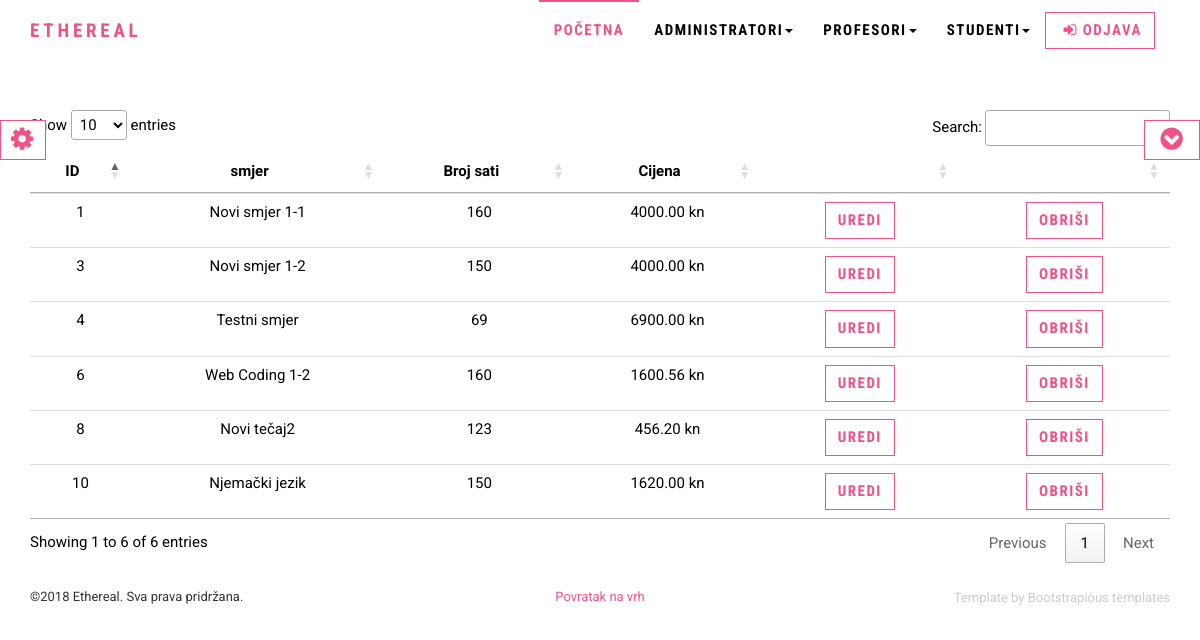
/php/courses.php (signed in), run on the app's committed database.
### tables this page shows
CREATE TABLE `tecaj` (
  `id` int(11) NOT NULL,
  `smjer` varchar(100) NOT NULL,
  `broj_sati` int(11) NOT NULL,
  `cijena` float(10,2) NOT NULL
);

### php/courses.php (the view, shortened to what this page needs)
<?php
$con = spajanje();
if($_SESSION['role'] !== "1"){
	die('<div class="alert" style="background:yellow;">
    <a href="index.php" class="close" data-dismiss="alert" aria-label="close">
    &times;
    </a>
    <strong>Nemate ovlasti za pristup ovoj stranici!</strong>
    </div>');}
else{
$sql = "SELECT * FROM tecaj;";
$result = mysqli_query($con, $sql);
require_once "includes/header.php";
if (mysqli_num_rows($result)>0){
	echo '
	<table id = "table" class="table table-hover">
		<thead>
			<tr>
				<th>ID</th>
				<th>smjer</th>
				<th>Broj sati</th>
				<th>Cijena</th>
				<th></th>
				<th></th>
			</tr>
		</thead>
		<tbody>';
	while($course = mysqli_fetch_assoc($result)){
		echo "
			<tr>
				<td>".$course['id']."</td>
				<td>".$course['smjer']."</td>
				<td>".$course['broj_sati']."</td>
				<td>".$course['cijena']." kn</td>
				<td>
					<a href='course.php?id=".$course["id"]."'><button class = 'btn btn-primary' value = 'uredi' name='uredi' id='uredi''>Uredi</button></a>
				</td>
				<td>
					<a href='courses.php?obrisi=true&id=".$course['id']."' onclick='return confirm(\"Jeste li sigurni da želite obrisati tečaj?\")'>
                        <button class = 'btn btn-primary' value = 'obrisi' name='obrisi' id='obrisi'>Obriši</button>
                    </a>
				</td>
			</tr>";
	}
	echo "</tbody></table>";
}
else {
	echo "<p>U bazi nema rezultata za ovaj upit: $sql </p>";
}
}
require "includes/footer.php";
?>

### css/style.default.css (style rules this page uses)
html { height: 100%; }
body { height: 100%; }
a, button { -webkit-transition: all 0.2s ease-out; -moz-transition: all 0.2s ease-out; transition: all 0.2s ease-out; }
a { text-decoration: none; }
body { font-family: "Roboto", Helvetica, Arial, sans-serif; font-size: 15px; line-height: 1.55; color: #000; background-color: #fff; }
a { color: #ef5285; text-decoration: none; }
.btn { font-weight: 700; font-family: "Roboto Condensed", Helvetica, Arial, sans-serif; text-transform: uppercase; letter-spacing: 0.1em; padding: 6px 12px; font-size: 15px; line-height: 1.55; border-radius: 0px; }
.btn-primary { color: #ef5285; background-color: #fff; border-color: #ef5285; }

### php/includes/header.php (style rules this page uses)
#site { display : none; }
.table > thead > tr > th { text-align:center; }
#table > tbody > tr > td { text-align:center; }

### data on the page
tecaj: id "1", smjer "Novi smjer 1-1", broj_sati "160", cijena "4000.00"
tecaj: id "3", smjer "Novi smjer 1-2", broj_sati "150", cijena "4000.00"
tecaj: id "4", smjer "Testni smjer", broj_sati "69", cijena "6900.00"
tecaj: id "6", smjer "Web Coding 1-2", broj_sati "160", cijena "1600.56"
tecaj: id "8", smjer "Novi tečaj2", broj_sati "123", cijena "456.20"
tecaj: id "10", smjer "Njemački jezik", broj_sati "150", cijena "1620.00"
